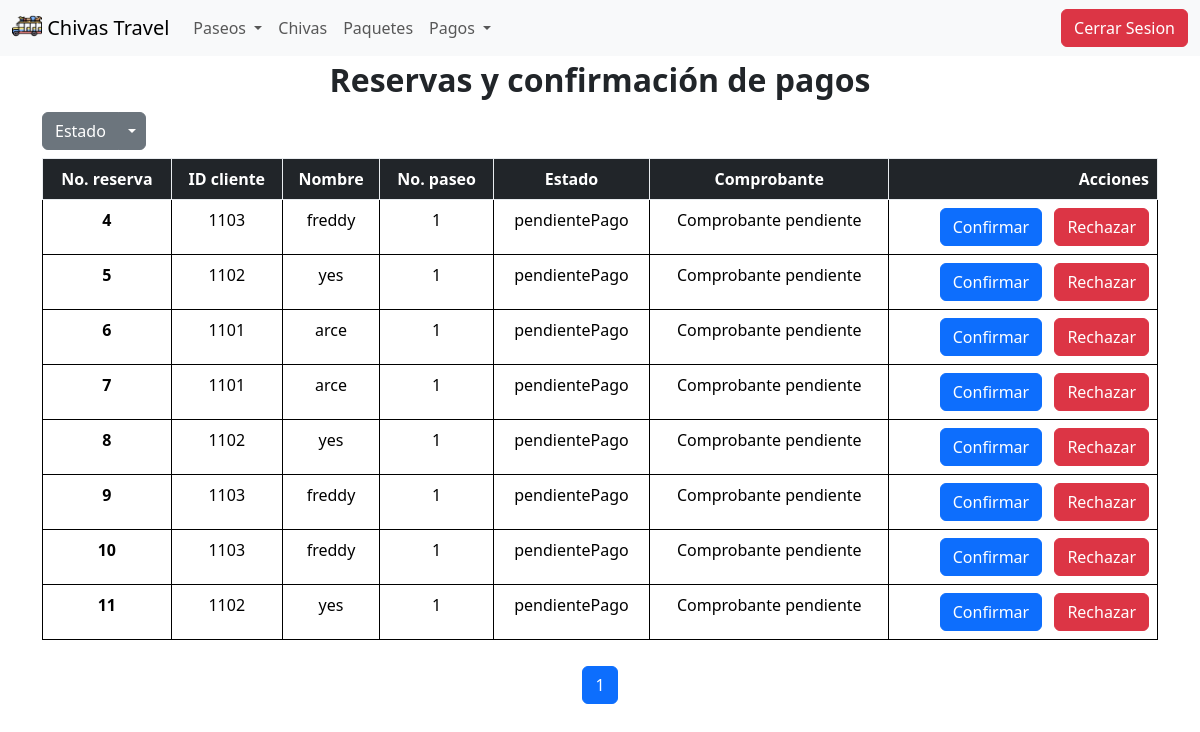
The app's page /paseos/pagosAdmin/?lista=pendientes, older data.
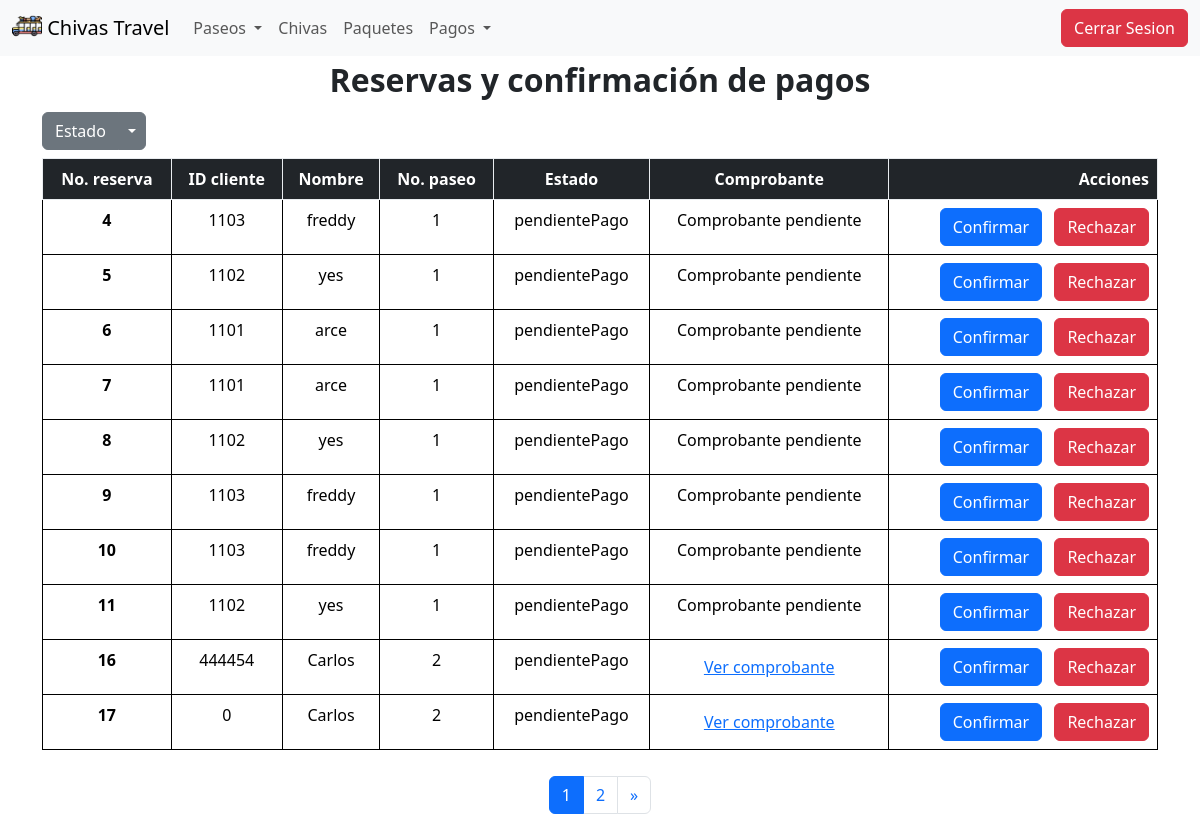
The same page, newer data.
### paseos/models.py (models this page shows, shortened)
class Reserva(models.Model):
    paseo = models.ForeignKey(Paseo, on_delete=models.CASCADE)
    estado = models.CharField(max_length=100)
    fechaCreacion = models.DateField()
    valor = models.IntegerField()
    paquete = models.ForeignKey(Paquete, on_delete=models.CASCADE, default='none')
    comprobantePago = models.CharField(max_length=200000, default='none')
    persona = models.ForeignKey(Cliente, on_delete=models.CASCADE)

class Cliente(models.Model):
    nombre = models.CharField(max_length=100)
    id = models.IntegerField(primary_key=True)
    celular = models.IntegerField()
    correo = models.EmailField()
    edad = models.IntegerField()
    cuentaBancaria = models.ForeignKey(CuentaBancaria, on_delete=models.CASCADE)
    rol = models.CharField(max_length=50, default='cliente')  # Campo rol agregado

class Paseo(models.Model):
    imagen = models.CharField(max_length=500000, default='default_value')
    origen = models.CharField(max_length=100)
    destino = models.CharField(max_length=100)
    descripcion = models.CharField(max_length=300)
    fecha = models.DateField()
    hora = models.TimeField()
    chiva = models.ForeignKey(Chiva, on_delete=models.CASCADE)
    esquemaCobro = models.ForeignKey(EsquemaCobro, on_delete=models.CASCADE)
    disponibilidad = models.IntegerField()

### paseos/views.py (the view, shortened to what this page needs)
# urls.py: path('pagosAdmin/', views.pagosAdmin, name='pagosAdmin' ),
def pagosAdmin(request):
    pendientes = Reserva.objects.filter(estado="pendientePago")
    confirmadas = Reserva.objects.filter(estado="confirmada")
    lista = request.GET.get('lista', 'confirmadas')
    if lista == 'pendientes':
        listaReservas = pendientes
    else:
        listaReservas = confirmadas
    paginator = Paginator(listaReservas, 10)
    pageNumber = request.GET.get('page')
    objsReserva = paginator.get_page(pageNumber)
    return render(request, 'pagosAdmin.html', {'listaReservas' : objsReserva,
                                               'lista' : lista})

### paseos/templates/pagosAdmin.html (shortened to what this page needs)
<!DOCTYPE html>
<html lang="en">
<head>
    {% load static %}
    <link rel="stylesheet" href="{% static '/styles.css' %}">
    <link href="{% static '/stylesApp.css' %}" rel="stylesheet">
</head>
<body>
    <header>
        {% include 'navbarAdmin.html' %}
        <p class="fs-2 fw-bold text-center m-0">Reservas y confirmación de pagos</p>
    </header>
    <main class="pagosMain">
        <div id="squereMain" class="container">
            <div class="btn-group mt-2 mb-2">
                <button type="button" class="btn btn-secondary">Estado</button>
                <button type="button" class="btn btn-secondary dropdown-toggle dropdown-toggle-split" data-bs-toggle="dropdown" aria-expanded="false">
                </button>
            </div>
            <table class="table table-bordered border-black">
                <thead>
                  <tr class="table-dark table-bordered border-light-subtle">
                    <th scope="col" class="text-center">No. reserva</th>
                    <th scope="col" class="text-center">ID cliente</th>
                    <th scope="col" class="text-center">Nombre</th>
                    <th scope="col" class="text-center">No. paseo</th>
                    <th scope="col" class="text-center">Estado</th>
                    <th scope="col" class="text-center">Comprobante</th>
                    <th scope="col" class="text-end">Acciones</th>
                  </tr>
                </thead>
                <tbody>
                {% for reserva in listaReservas %}
                  <tr>
                    <th scope="row" class="text-center">{{reserva.id}}</th>
                    <td class="text-center">{{reserva.persona.id}}</td>
                    <td class="text-center">{{reserva.persona.nombre}}</td>
                    <td class="text-center">{{reserva.paseo.id}}</td>
                    <td class="text-center">{{reserva.estado}}</td>
                    <td class="text-center">
                        {% if reserva.comprobantePago == 'none' %}
                            Comprobante pendiente
                        {% else %}
                            <button type="button" class="btn btn-link" data-bs-toggle="modal" data-bs-target="#pagosModal{{ reserva.persona.id }}">
                                Ver comprobante
                            </button>
                        {% endif %}
                    </td>
                    <td class="text-end">
                        <form method="post" action=''>
                            {% if reserva.estado == 'pendientePago' %}
                                <button type="submit" name="action" value="confirmar" class="btn btn-primary me-2">Confirmar</button>
                            {% endif %}
                            <button type="submit" name="action" value="rechazar" class="btn btn-danger">Rechazar</button>
                        </form>
                    </td>
                  </tr>
                {% endfor %}
                </tbody>
            </table>
        </div>
        <div class="pagination-wrapper">
            <nav aria-label="Page navigation">
                <ul class="pagination justify-content-center custom-cursor">
                    {% for num in listaReservas.paginator.page_range %}
                        {% if listaReservas.number == num %}
                            <li class="page-item active"><span class="page-link">{{ num }}</span></li>
                        {% elif num > listaReservas.number|add:'-3' and num < listaReservas.number|add:'3' %}
                            <li class="page-item"><a class="page-link" href="?lista={{ lista }}&page={{ num }}">{{ num }}</a></li>
                        {% endif %}
                    {% endfor %}
                    {% if listaReservas.has_next %}
                        <li class="page-item">
                            <a class="page-link" href="?lista={{ lista }}&page={{ listaReservas.next_page_number }}" aria-label="Next">
                                <span aria-hidden="true">&raquo;</span>
                            </a>
                        </li>
                    {% endif %}
                </ul>
            </nav>
        </div>
    </main>
</body>
</html>

### paseos/templates/navbarAdmin.html (shortened to what this page needs)
<nav class="navbar navbar-expand-lg bg-body-tertiary bg-primary" data-bs-theme="blue">
    <div class="container-fluid">
      <a class="navbar-brand">
        <img src="/static/images/chiva.png" alt="Logo" width="30" height="24" class="d-inline-block align-text-top">
      Chivas Travel</a>
      <div class="collapse navbar-collapse" id="navbarSupportedContent">
        <ul class="navbar-nav me-auto mb-2 mb-lg-0">
          <li class="nav-item dropdown">
            <a class="nav-link dropdown-toggle" href="#" role="button" data-bs-toggle="dropdown" aria-expanded="false">
              Paseos
            </a>
          </li>
          <li class="nav-item">
            <a class="nav-link" href="{% url 'chivas' %}">Chivas</a>
          </li>
          <li class="nav-item">
            <a class="nav-link" href="{% url 'paquetes' %}">Paquetes</a>
          </li>
          <li class="nav-item dropdown">
            <a class="nav-link dropdown-toggle" href="#" role="button" data-bs-toggle="dropdown" aria-expanded="false">
              Pagos
            </a>
          </li>
        </ul>
        <button type="button" class="btn btn-danger">Cerrar Sesion</button>
      </div>
    </div>
  </nav>

### static/stylesApp.css (style rules this page uses)
body, html { height: 100%; margin: 0; }
.pagosMain { height: 90%; width: 100%; display: flex; flex-direction: column; align-items: center; }
.pagination-wrapper { width: 100%; display: flex; justify-content: center; margin-top: 10px; }
.custom-cursor { cursor: pointer; }

Row changes from the older to the newer data that the page shows:
added Reserva: id "16", persona.id "444454", persona.nombre "Carlos", paseo.id "2", estado "pendientePago", shows "Confirmar"
added Reserva: id "17", persona.id "0", persona.nombre "Carlos", paseo.id "2", estado "pendientePago", shows "Confirmar"
Text that changed along with them:
new list line: "2"
